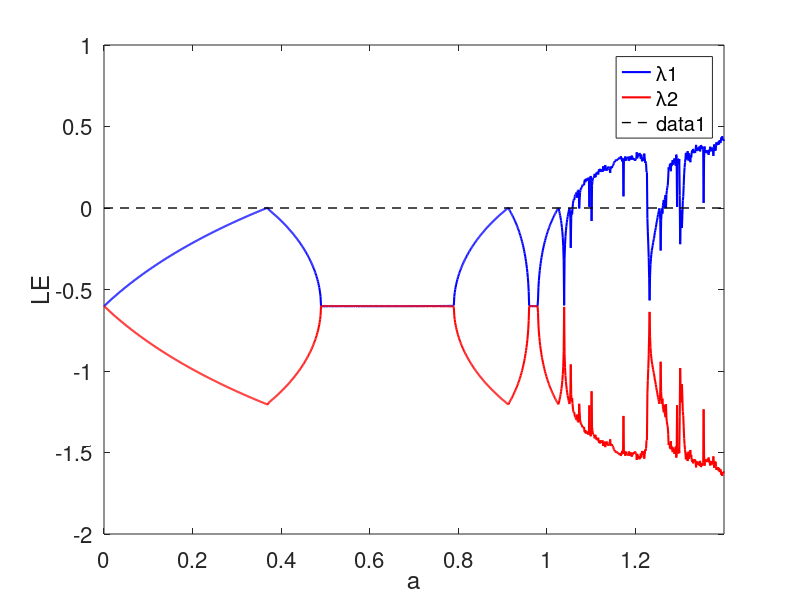

This figure's MATLAB source:
clc;close all;clear all 
N = 1000; 
a = (0:0.001:1.4)'; 
b = 0.3; 
na = length(a); 
LE1 = zeros(na,1); 
LE2 = zeros(na,1); 
x = 0.2; y = 0.3; 
for i=1:na 
    LCEvector = zeros(2,1); 
    Q = eye(2); 
    for j=1:N 
        xprev = x; 
        yprev = y; 
        x = 1-a(i)*xprev*xprev+yprev; 
        y = b*xprev; 
        Ji = [-2*a(i)*x,1;b 0];
        B = Ji*Q;
        [Q,R] = qr(B); 
        LCEvector = LCEvector+log(diag(abs(R))); 
%         LE = LCEvector/N; 
    end 
    LE = LCEvector/N; 
        LE1(i) = LE(1); 
        LE2(i) = LE(2); 
end 
 
figure(1) 
plot(a,LE1,'b','linewidth',1.5) ;
hold on 
plot(a,LE2,'r','linewidth',1.5);  
set(gca,'XLim',[0 1.4]);
 set(gca,'YLim',[-2 1]);
legend('\lambda1','\lambda2');
hold on
plot([0 1.4],[0 0],'k--','linewidth',1)
hold off 
 xlabel('a');ylabel('LE');
 set(gca,'fontsize',16)
 
